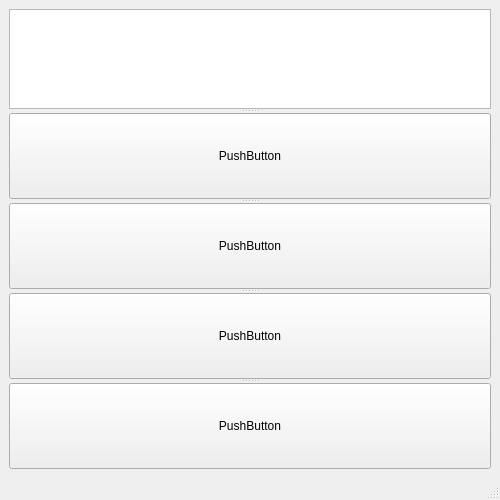
<?xml version="1.0" encoding="UTF-8"?>
<ui version="4.0">
 <class>MainWindow</class>
 <widget class="QMainWindow" name="MainWindow">
  <property name="geometry">
   <rect>
    <x>0</x>
    <y>0</y>
    <width>500</width>
    <height>500</height>
   </rect>
  </property>
  <property name="windowTitle">
   <string>MainWindow</string>
  </property>
  <widget class="QWidget" name="centralwidget">
   <layout class="QVBoxLayout" name="verticalLayout_2">
    <item>
     <widget class="QSplitter" name="splitter">
      <property name="orientation">
       <enum>Qt::Vertical</enum>
      </property>
      <widget class="QTextBrowser" name="textBrowser">
       <property name="maximumSize">
        <size>
         <width>16777215</width>
         <height>100</height>
        </size>
       </property>
      </widget>
      <widget class="QPushButton" name="btn_A">
       <property name="text">
        <string>PushButton</string>
       </property>
      </widget>
      <widget class="QPushButton" name="btn_B">
       <property name="text">
        <string>PushButton</string>
       </property>
      </widget>
      <widget class="QPushButton" name="btn_C">
       <property name="text">
        <string>PushButton</string>
       </property>
      </widget>
      <widget class="QPushButton" name="btn_D">
       <property name="text">
        <string>PushButton</string>
       </property>
      </widget>
     </widget>
    </item>
   </layout>
  </widget>
  <widget class="QMenuBar" name="menubar">
   <property name="geometry">
    <rect>
     <x>0</x>
     <y>0</y>
     <width>500</width>
     <height>26</height>
    </rect>
   </property>
  </widget>
  <widget class="QStatusBar" name="statusbar"/>
 </widget>
 <resources/>
 <connections/>
</ui>
